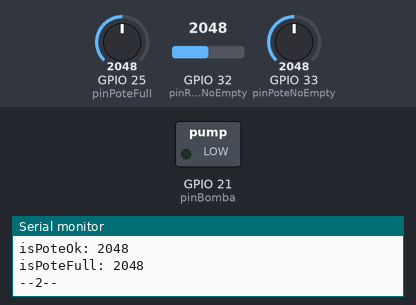
A sketch run on a simulated ESP32. Parts: switched loads named in the sketch (green lamp = pin HIGH), the last lines printed to the serial monitor. Inputs (shaded band) come from the test bench; at power-on: GPIO 32 (pinRecipNoEmpty) = 2048, GPIO 25 (pinPoteFull) = 2048, GPIO 33 (pinPoteNoEmpty) = 2048.

Above: at 1.8 s.
1.9 s: GPIO 32 (pinRecipNoEmpty) set to 1056
3.4 s: GPIO 32 (pinRecipNoEmpty) set to 956
At 5.0 s:
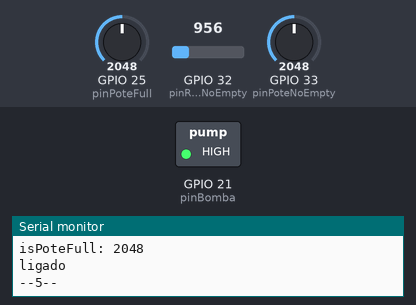
5.5 s: GPIO 25 (pinPoteFull) set to 1073
7.2 s: GPIO 25 (pinPoteFull) set to 928
At 9.2 s:
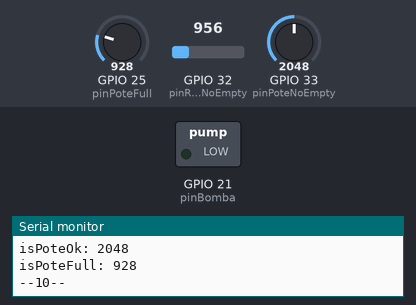
9.5 s: GPIO 25 (pinPoteFull) set to 1040
At 11.0 s:
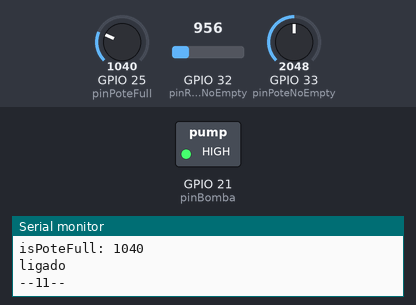
11.5 s: GPIO 25 (pinPoteFull) set to 960
At 12.6 s:
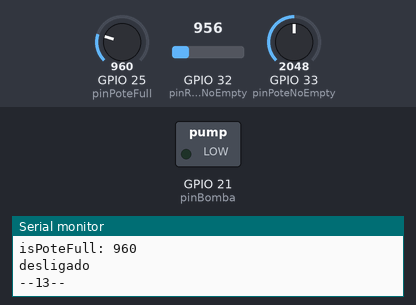
Timing chart, 0 to 14.5 s (numbered marks = the images above; inputs shaded):
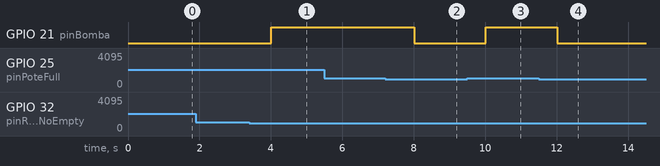

The sketch:

AbastecedorDeAguaPet.ino
```cpp
#define pinBomba 21
#define pinRecipNoEmpty 32
#define pinPoteNoEmpty 33
#define pinPoteFull 25

void setup() {

  Serial.begin(115200);
  // put your setup code here, to run once:
  pinMode(pinBomba, OUTPUT);
  pinMode(pinRecipNoEmpty, INPUT);
  pinMode(pinPoteNoEmpty, INPUT);
  pinMode(pinPoteFull, INPUT);
}

int count = 1;

void loop() {
  condicaoBombaLigar();
  condicaoBombaDesligar();
  pt("--");print(count++);ptln("--");
  delaySec(1);
  pt("isRecipOk: ");println(analogRead(pinRecipNoEmpty));
  pt("isPoteOk: ");println(analogRead(pinPoteNoEmpty));
  pt("isPoteFull: ");println(analogRead(pinPoteFull));
}


bool condicaoBombaLigar() {
  if (!digitalRead(pinBomba)) {
    if (isRecipOk() && !isPoteOk() && !isPoteFull()) {
      digitalWrite(pinBomba, 1);
      Serial.println("ligado");
    }
  }
}

bool condicaoBombaDesligar() {
  if (digitalRead(pinBomba)) {
    if (isRecipOk()) {
      if (isPoteFull()) {
        digitalWrite(pinBomba, 0);
        Serial.println("desligado");
      }
    } else {
      digitalWrite(pinBomba, 0);
      Serial.println("desligado");
    }
  }
}

bool isRecipOk() {
  //pt("isRecipOk: ");println(analogRead(pinRecipNoEmpty));
  return analogRead(pinRecipNoEmpty) < 1000;
}
bool isPoteOk() {
  // pt("isPoteOk: ");println(analogRead(pinPoteNoEmpty));
  return analogRead(pinPoteNoEmpty) < 1000;
}
bool isPoteFull() {
  // pt("isPoteFull: ");println(analogRead(pinPoteFull));
  return analogRead(pinPoteFull) < 1000;
}

void ptln(String valor) {
  Serial.println(valor);
}

void pt(String valor) {
  Serial.print(valor);
}

void print(int valor) {
  Serial.print(valor);
}
void println(int valor) {
  Serial.println(valor);
}

void delaySec(int sec) {
  delay(sec * 1000);
}
```

Measured:
- the behaviour switches between 1000 and 999 on GPIO 32 (pinRecipNoEmpty) (found by bisection; images 0 and 1)
- the behaviour switches between 1000 and 999 on GPIO 25 (pinPoteFull) (found by bisection; images 1 and 2)
- after the input at 3.4 s, GPIO 21 (pinBomba): LOW → HIGH after 0.60 s
- after the input at 7.2 s, GPIO 21 (pinBomba): HIGH → LOW after 0.81 s
- after the input at 9.5 s, GPIO 21 (pinBomba): LOW → HIGH after 0.51 s
- after the input at 11.5 s, GPIO 21 (pinBomba): HIGH → LOW after 0.51 s
